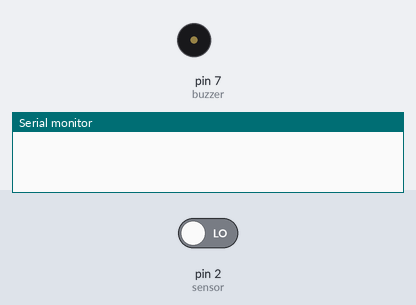
Simulated run of this sketch. Board: Arduino Uno, built with avr-gcc and run on an emulated ATmega328P. Parts: buzzer (waves = sounding, pin HIGH), the last lines printed to the serial monitor. Inputs (shaded band) come from the test bench; at power-on: pin 2 (sensor) LOW. Pins used as bus, display or sensor lines are not drawn.

Above: at 1.2 s.
1.3 s: pin 2 (sensor) driven HIGH
At 1.8 s:
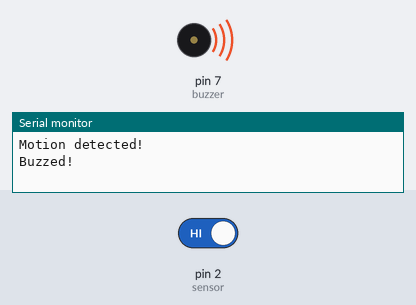
Timing chart, 0 to 4.3 s (numbered marks = the images above; inputs shaded):
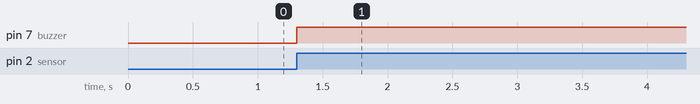

Measured:
- after the input at 1.3 s, pin 7 (buzzer): LOW → HIGH at once

The sketch:

Task1.2P.ino
```cpp
int sensor = 2;              // the pin that the sensor is atteched to
const int buzzer = 7;  // the pin that the buzzer is atteched to

void setup() {
  pinMode(buzzer, OUTPUT);
  pinMode(sensor, INPUT);    // initialize sensor as an input
  Serial.begin(9600);        // initialize serial
  attachInterrupt(digitalPinToInterrupt(sensor), motion, RISING);  //Fires motion when sensor rises from 0 to 1
}

void loop(){
  delay(200);
}

void motion(){
  Serial.println("Motion detected!");
  digitalWrite(buzzer, HIGH);
  noTone(buzzer);     // Stop sound...
  Serial.println("Buzzed!");

}
```
